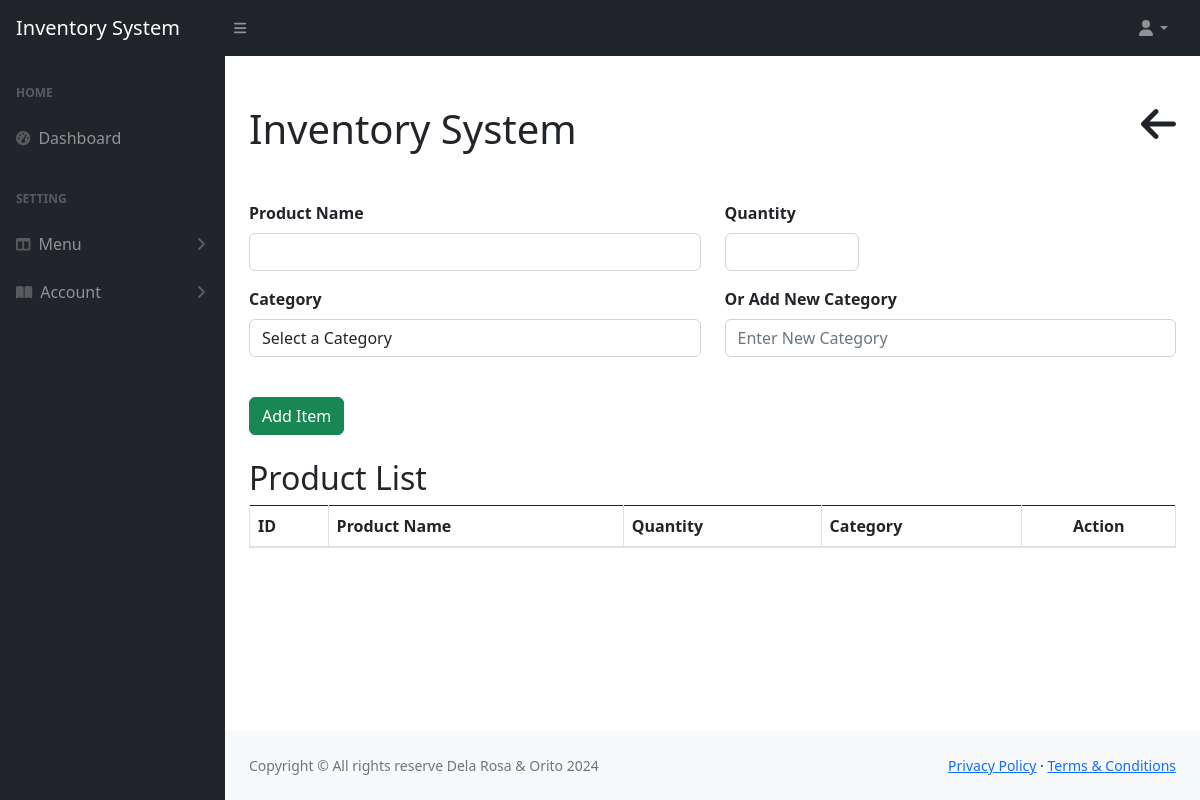
Page /addProduct.php on the earlier database version.
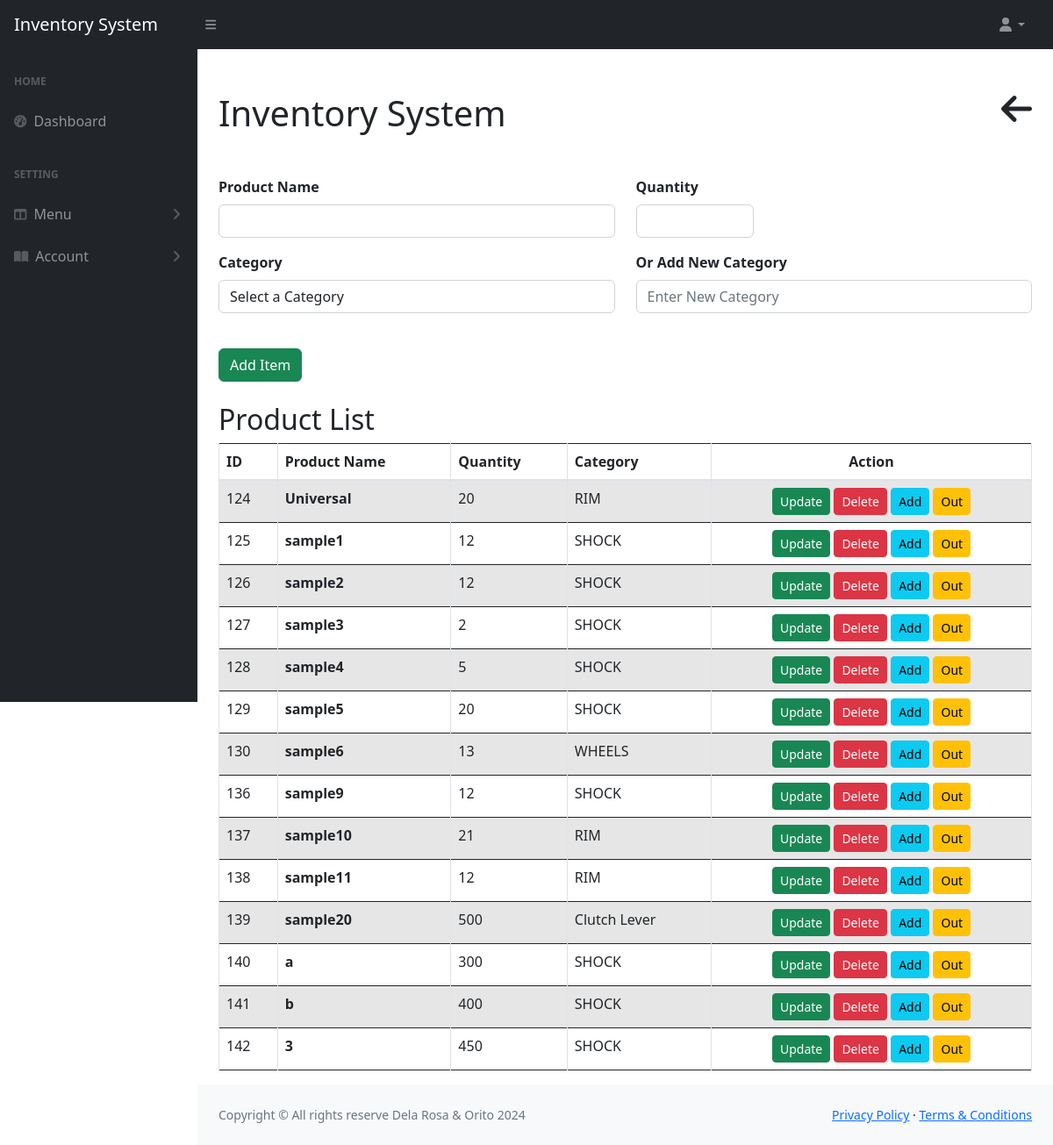
Same page on the later database version.
### tables this page shows
CREATE TABLE `products` (
  `id` int(11) NOT NULL,
  `name` varchar(191) NOT NULL,
  `quantity` int(11) NOT NULL,
  `category_id` int(11) DEFAULT NULL
);

CREATE TABLE `categories` (
  `id` int(11) NOT NULL,
  `cat_name` varchar(191) NOT NULL
);

### addProduct.php (the view, shortened to what this page needs)
<?php include("includes/header.php")?>
<?php include("includes/navBar.php")?>
<?php include("includes/sideNav.php")?>
<div class="px-4">
    <div class="d-flex justify-content-between align-items-center">
        <h1 class="my-5">Inventory System</h1>
       <a href="javascript:void(0);" class="my-5 button" onclick="window.history.back();">
            <i class="h1 text-dark fa-solid fa-arrow-left"></i>
        </a>
    </div>
<form action="code.php" method="POST" onsubmit="return validateForm()">
    <div class="row">
        <div class="col-md-6">
            <div class="form-group">
                <label for="productName"><strong>Product Name</strong></label>
                <input type="text" class="form-control" id="productName" name="name" required>
            </div>
        </div>
        <div class="col-md-2">
            <div class="form-group">
                <label for="productQty"><strong>Quantity</strong></label>
                <input type="number" class="form-control" id="productQty" name="quantity" required>
            </div>
        </div>
    </div>
    <div class="row">
        <div class="col-md-6">
            <div class="form-group">
                <label for="productCategory"><strong>Category</strong></label>
                <select class="form-control" id="productCategory" name="category_id">
                    <option value="" disabled selected>Select a Category</option>
                </select>
            </div>
        </div>
        <div class="col-md-6">
            <div class="form-group">
                <label for="newCategory"><strong>Or Add New Category</strong></label>
                <input type="text" class="form-control" id="newCategory" name="new_category" placeholder="Enter New Category">
            </div>
        </div>
    </div>
    <div class="my-4">
        <button type="submit" name="add_product" class="btn btn-success">Add Item</button>
    </div>
</form>
<h2>Product List</h2>
    <div class="table-responsive">
        <table class="table table-striped table-bordered" id="myTable">
            <thead>
                <tr>
                    <th>ID</th>
                    <th>Product Name</th>
                    <th>Quantity</th>
                    <th>Category</th>
                    <th class="text-center">Action</th>
                </tr>
            </thead>
            <tbody>
                <?php
                    $query = "SELECT products.id, products.name, products.quantity, categories.cat_name
                              FROM products
                              INNER JOIN categories ON products.category_id = categories.id";
                    $query_run = mysqli_query($con, $query);
                    if (mysqli_num_rows($query_run) > 0) {
                        foreach ($query_run as $product) {
                            ?>
                            <tr>
                                <td><?= htmlspecialchars($product['id']) ?></td>
                                <td><strong><?= htmlspecialchars($product['name']) ?></strong></td>
                                <td><?= htmlspecialchars($product['quantity']) ?></td>
                                <td><?= htmlspecialchars($product['cat_name']) ?></td>
                                <td class="text-center">
                                    <a class="btn btn-success btn-sm" href="updateProduct.php?id=<?= $product['id'] ?>">Update</a>
                                <form action="code.php" method="POST" class="d-inline deleteForm">
                                    <button type="button" class="btn btn-danger btn-sm deleteBtn">Delete</button>
                                </form>
                                    <button type="button" class="btn btn-info btn-sm addItemBtn"
                                            data-id="<?= $product['id'] ?>"
                                            data-name="<?= htmlspecialchars($product['name']) ?>"
                                            data-quantity="<?= htmlspecialchars($product['quantity']) ?>"
                                            data-bs-toggle="modal"
                                            data-bs-target="#addItemModal">Add
                                    </button>
                                    <button type="button" class="btn btn-warning btn-sm sellBtn"
                                            data-id="<?= $product['id'] ?>"
                                            data-name="<?= htmlspecialchars($product['name']) ?>"
                                            data-quantity="<?= htmlspecialchars($product['quantity']) ?>"
                                            data-bs-toggle="modal"
                                            data-bs-target="#sellModal">Out
                                    </button>
                                </td>
                            </tr>
                            <?php
                        }
                    }
                ?>
            </tbody>
        </table>
    </div>
</div>
<?php include("includes/footer.php")?>

### includes/header.php (shortened to what this page needs)
<!DOCTYPE html>
<html lang="en">
<head>
    <link rel="stylesheet" href="https://maxcdn.bootstrapcdn.com/bootstrap/4.0.0/css/bootstrap.min.css">
    <link href="https://cdn.jsdelivr.net/npm/bootstrap@5.2.3/dist/css/bootstrap.min.css" rel="stylesheet">
    <link rel="stylesheet" href="https://cdn.datatables.net/1.13.4/css/dataTables.bootstrap5.min.css"/>
    <link href="css/styles.css" rel="stylesheet" />
</head>
<body class="sb-nav-fixed">

### includes/navBar.php (shortened to what this page needs)
<nav class="sb-topnav navbar navbar-expand navbar-dark bg-dark">
        <a class="navbar-brand ps-3" href="index.php">Inventory System</a>
        <button class="btn btn-link btn-sm order-1 order-lg-0 me-4 me-lg-0" id="sidebarToggle" href="#!"><i class="fas fa-bars"></i></button>
        <ul class="navbar-nav ms-auto ms-md-0 me-3 me-lg-4">
            <li class="nav-item dropdown">
                <a class="nav-link dropdown-toggle" id="navbarDropdown" href="#" role="button" data-bs-toggle="dropdown" aria-expanded="false"><i class="fas fa-user fa-fw"></i></a>
            </li>
        </ul>
    </nav>

### includes/sideNav.php (shortened to what this page needs)
<div id="layoutSidenav">
        <div id="layoutSidenav_nav">
            <nav class="sb-sidenav accordion sb-sidenav-dark" id="sidenavAccordion">
                <div class="sb-sidenav-menu">
                    <div class="nav">
                        <div class="sb-sidenav-menu-heading">Home</div>
                        <a class="nav-link" href="index.php">
                            <div class="sb-nav-link-icon"><i class="fas fa-tachometer-alt"></i></div>
                            Dashboard
                        </a>
                        <div class="sb-sidenav-menu-heading">Setting</div>
                        <a class="nav-link collapsed" href="#" data-bs-toggle="collapse" data-bs-target="#collapseLayouts" aria-expanded="false" aria-controls="collapseLayouts">
                            <div class="sb-nav-link-icon"><i class="fas fa-columns"></i></div>
                            Menu
                            <div class="sb-sidenav-collapse-arrow"><i class="fas fa-angle-down"></i></div>
                        </a>
                        <a class="nav-link collapsed" href="#" data-bs-toggle="collapse" data-bs-target="#collapsePages" aria-expanded="false" aria-controls="collapsePages">
                            <div class="sb-nav-link-icon"><i class="fas fa-book-open"></i></div>
                            Account
                            <div class="sb-sidenav-collapse-arrow"><i class="fas fa-angle-down"></i></div>
                        </a>
                    </div>
                </div>
            </nav>
        </div>
<div id="layoutSidenav_content">

### includes/footer.php (shortened to what this page needs)
        <footer class="py-4 bg-light mt-auto">
            <div class="container-fluid px-4">
                <div class="d-flex align-items-center justify-content-between small">
                    <div class="text-muted">Copyright &copy; All rights reserve Dela Rosa & Orito 2024</div>
                    <div>
                        <a href="##">Privacy Policy</a>
                        &middot;
                        <a href="##">Terms &amp; Conditions</a>
                    </div>
                </div>
            </div>
        </footer>
        </div>
    </div>
    </body>
</html>

Differences in the rows shown:
added products: id "124", name "Universal", quantity "20", category.cat_name "RIM"
added products: id "125", name "sample1", quantity "12", category.cat_name "SHOCK"
added products: id "126", name "sample2", quantity "12", category.cat_name "SHOCK"
added products: id "127", name "sample3", quantity "2", category.cat_name "SHOCK"
added products: id "128", name "sample4", quantity "5", category.cat_name "SHOCK"
added products: id "129", name "sample5", quantity "20", category.cat_name "SHOCK"
added products: id "130", name "sample6", quantity "13", category.cat_name "WHEELS"
added products: id "136", name "sample9", quantity "12", category.cat_name "SHOCK"
added products: id "137", name "sample10", quantity "21", category.cat_name "RIM"
added products: id "138", name "sample11", quantity "12", category.cat_name "RIM"
added products: id "139", name "sample20", quantity "500", category.cat_name "Clutch Lever"
added products: id "140", name "a", quantity "300", category.cat_name "SHOCK"
added products: id "141", name "b", quantity "400", category.cat_name "SHOCK"
added products: id "142", name "3", quantity "450", category.cat_name "SHOCK"
